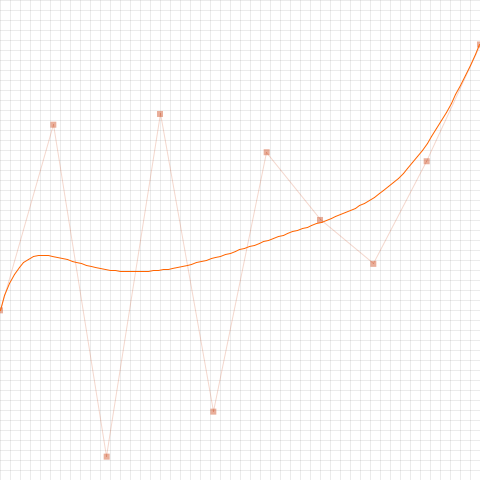
Frame 1 (no input)
Frame 60 (the mouse pressed at the canvas centre just before this capture): identical to frame 1, image omitted
Frame 120 (the mouse held since frame 60 and released just before this capture): identical to frame 1, image omitted

The Processing sketch that drew this single still picture (run headless with seeded random() and noise(); from frame 60 on, the mouse is pressed at the canvas centre):

// Processing sketch: processing_64329
// ── processing_64329.pde

PVector tmp = new PVector(0,0);
PVector prev = new PVector(0,0);

int pNum = 10;
int deg;

PVector[] p = new PVector[13];

int selected;

void setup(){
  size(480,480);
  colorMode(RGB,255);
  
  frameRate(30);
  
  for(int i = 0;i<pNum;i++){
    p[i] = new PVector((float)i/(float)(pNum-1)*width,random(height));
  }

  smooth();
}


void drawPolygon(){
  int i;
  //制御点に四角を表示
  noStroke();                   //線を描画しない
  fill(200,50,0,100);                   //塗りの色を設定
  rectMode(CENTER);             //四角の基準点を中心に
  int rectL = 6;                //制御点の四角のサイズ
  
  for(i=0;i<pNum;i++){
    rect(p[i].x,p[i].y,rectL,rectL);
  }
  
  strokeWeight(1);          //線を描画しない
  stroke(200,50,0,100);
  noFill();
  
  //始点、終点から制御点への線を表示            //線を描画しない
  stroke(200,50,0,50);
  for(i=0;i<pNum-1;i++){
    line(p[i].x,p[i].y,p[i+1].x,p[i+1].y);
  }
}


int factorial(int n){
  int result = 1;
  for(int i=n;i>0;i--){
    result *= i;
  }
  return result;
}

int combination(int n, int i){
  return factorial(n) / (factorial(n-i) * factorial(i));
}

float bernstein(int i,int n, float t){
  return combination(n,i) * pow(1-t,n-i) * pow(t,i);
}

void drawBezier(){
  
  for(float t = 0;t<=1;t+=0.01){
    tmp.x = 0;
    tmp.y = 0;
    for(int i=0;i<pNum;i++){
      tmp.x += (float)bernstein(i,pNum-1,t)*p[i].x;
      tmp.y += (float)bernstein(i,pNum-1,t)*p[i].y;
    }
    
    if(t != 0.0){
      line(tmp.x, tmp.y, prev.x, prev.y);
    }
    prev.set(tmp);
  
  }
    
}


//グリッドを描画する関数
void drawGrid(float gScale){
  
  
    
  strokeWeight(1);

  int i;
  for(i=0;i<=width/gScale;i++){
    stroke(0,0,0,20);
    line(i*gScale,0,i*gScale,height);
  }
  for(i=0;i<=height/gScale;i++){  
    stroke(0,0,0,20);
    line(0,i*gScale,width,i*gScale);
  }
}


void draw(){
  
  background(255,255,255);
  drawGrid(10);
  
  drawPolygon();
  
  stroke(255,100,0);
  drawBezier();
}

void mousePressed(){
  selected = -1;
  
  float minD = 10;
  int i;
  for(i=0;i<pNum;i++){
    float d = dist(mouseX,mouseY,p[i].x,p[i].y);
    if(d < minD){
      minD = d;
      selected = i;
    }
  }
  
  if(selected != -1){
    p[selected].x = mouseX;
    p[selected].y = mouseY;
  }
    
}

void mouseDragged(){
  if(selected != -1){
    p[selected].x = mouseX;
    p[selected].y = mouseY;
  }
}

void keyPressed(){
  println(keyCode);
  if(50<=keyCode && keyCode<=57){
    pNum = keyCode - 48;
    for(int i = 0;i<pNum;i++){
      p[i] = new PVector((float)i/(float)(pNum-1)*width,random(height));
    }
  }
  else if(65<=keyCode && keyCode < 69){
    pNum = keyCode - 55;
    for(int i = 0;i<pNum;i++){
      p[i] = new PVector((float)i/(float)(pNum-1)*width,random(height));
    }
  }
}
